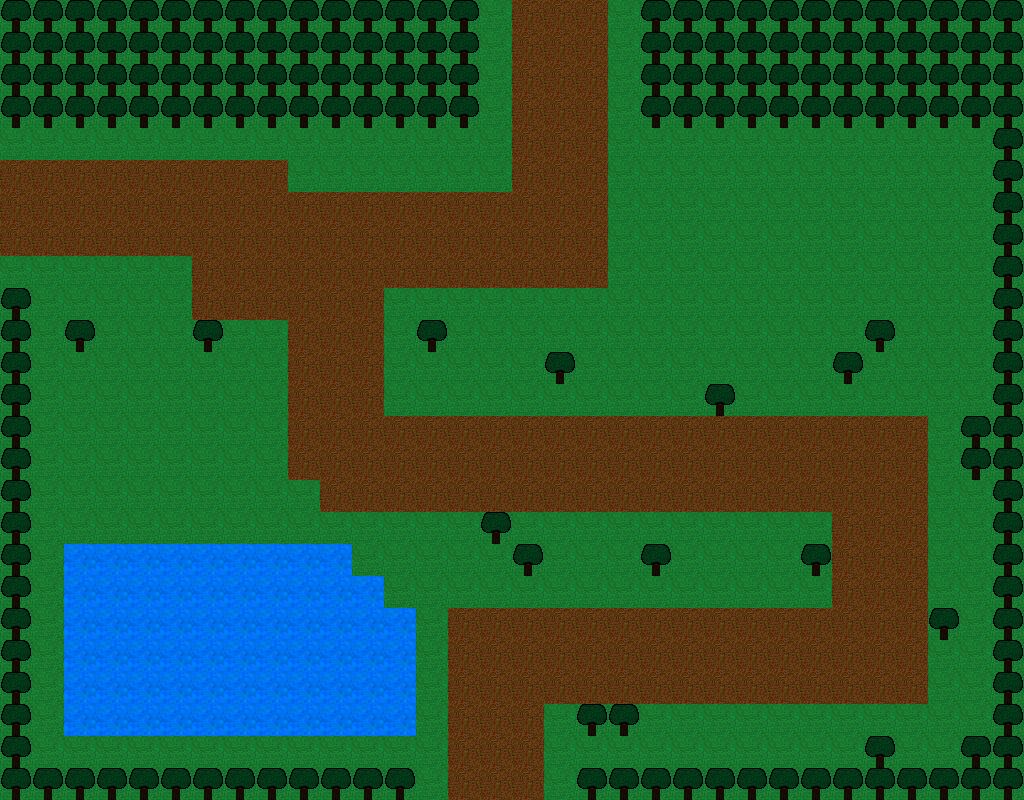

Below is a game level as drawn by its tile map, then a one-line description and the .tmx that defines it (tile-layer data replaced by summaries):
An orthogonal 32x25 tile map with 32x32 px tiles, 1 tile layer (Tile Layer 1).

<map version="1.0" orientation="orthogonal" renderorder="right-down" width="32" height="25" tilewidth="32" tileheight="32" nextobjectid="1">
 <tileset firstgid="1" name="Tileset" tilewidth="32" tileheight="32" tilecount="100" columns="10">
  <image source="tileSet32.png" width="320" height="320" />
 </tileset>
 <layer name="Tile Layer 1" width="32" height="25">
  <data>[800 cells, 800 non-empty, 4 distinct tile ids]</data>
 </layer>
</map>
